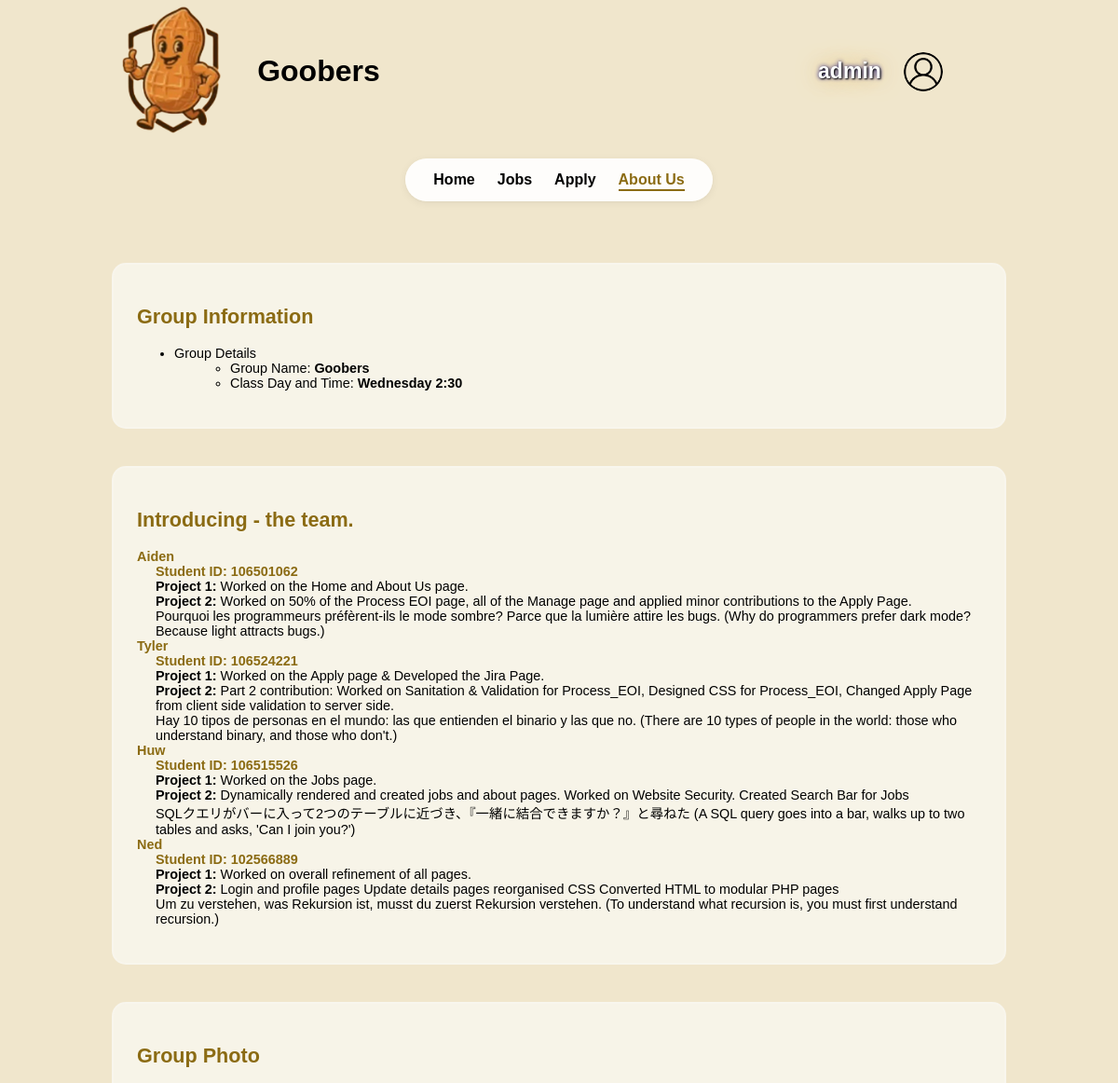
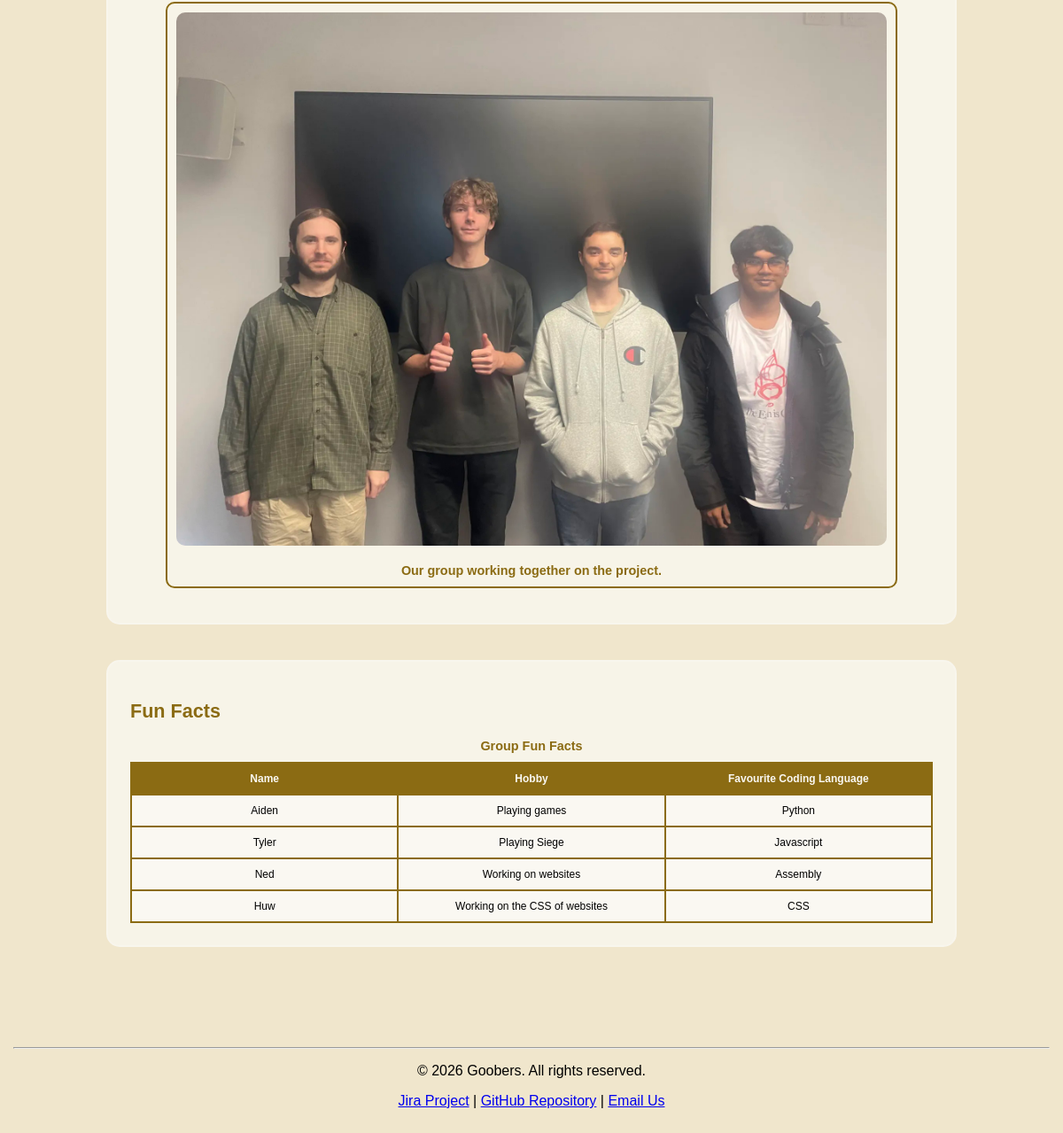
The app's page /about_us.php (signed in) with its own data (2 pictures, top to bottom).
### tables this page shows
CREATE TABLE `about` (
  `id` int(11) NOT NULL,
  `name` varchar(50) NOT NULL,
  `student_id` varchar(20) NOT NULL,
  `quote` text NOT NULL,
  `part1_contribution` text NOT NULL,
  `part2_contribution` text NOT NULL
);

### about_us.php (the view, shortened to what this page needs)
<?php
require_once("settings.php");
?>
<?php include "header.inc" ?>
    <main>
        <section id="groupInfo" class="contentBox" aria-label="Group Information">
            <h2>Group Information</h2>
            <ul>
                <li>
                    Group Details
                    <ul>
                        <li>Group Name: <strong>Goobers</strong></li>
                        <li>Class Day and Time: <strong>Wednesday 2:30</strong></li>
                    </ul>
                </li>
            </ul>
        </section>
        <section id="contributions" class="contentBox" aria-label="Team Contributions">
            <h2>Introducing - the team.</h2>
            <?php
            $conn = mysqli_connect($host, $dbuser, $dbpass, $dbname);
            if (!$conn) {
                echo "<p>Unable to load team contributions at this time.</p>";
            } else {
                $result = mysqli_query($conn, "SELECT * FROM about ORDER BY id ASC");
                if (!$result || mysqli_num_rows($result) === 0) {
                    echo "<p>No member information available.</p>";
                } else {
                    echo "<dl>";
                    while ($member = mysqli_fetch_assoc($result)) {
                        $name  = htmlspecialchars($member['name']);
                        $sid   = htmlspecialchars($member['student_id']);
                        $quote = htmlspecialchars($member['quote']);
                        $part1 = htmlspecialchars($member['part1_contribution']);
                        $part2 = htmlspecialchars($member['part2_contribution']);
                        ?>
                        <dt><?php echo $name; ?></dt>
                        <dd class="student-id">Student ID: <?php echo $sid; ?></dd>
                        <dd><strong>Project 1:</strong> <?php echo $part1; ?></dd>
                        <dd><strong>Project 2:</strong> <?php echo $part2; ?></dd>
                        <dd><?php echo $quote; ?></dd>
                        <?php
                    }
                    echo "</dl>";
                }
            }
            ?>
        </section>
        <section id="groupPhoto" class="contentBox" aria-label="Group Photo">
            <h2>Group Photo</h2>
            <figure>
                <img src="images/group_photo.png" alt="Group photo of the Goobers team">
                <figcaption>
                    <strong>Our group working together on the project.</strong>
                </figcaption>
            </figure>
        </section>
        <section id="funFacts" class="contentBox" aria-label="Fun Facts">
            <h2>Fun Facts</h2>
            <table>
                <caption>Group Fun Facts</caption>
                <tr>
                    <th>Name</th>
                    <th>Hobby</th>
                    <th>Favourite Coding Language</th>
                </tr>
                <tr>
                    <td>Aiden</td>
                    <td>Playing games</td>
                    <td>Python</td>
                </tr>
                <tr>
                    <td>Tyler</td>
                    <td>Playing Siege</td>
                    <td>Javascript</td>
                </tr>
                <tr>
                    <td>Ned</td>
                    <td>Working on websites</td>
                    <td>Assembly</td>
                </tr>
                <tr>
                    <td>Huw</td>
                    <td>Working on the CSS of websites</td>
                    <td>CSS</td>
                </tr>
            </table>
        </section>
    </main>
<?php include "footer.inc" ?>

### styles/styles.css (style rules this page uses)
:root { --main-bg: #dab262; --custom-white: #faf8f2; --custom-cream: #f0e6cc; --custom-peanut:#8b6b13; --custom-peanut2:#ab8b33; --custom-peanut3:#cbab53; --custom-peanut4: #a87f14; --custom-title:#6b4b03; --custom-goober: #f0e6cc; --custom-gooberwhite: #faf8f2; --custom-goobergray: #ebeced; --custom-login: #bab262; --glass-white: rgba(250, 248, 242, 0.75); --glass-white-hover: rgba(250, 248, 242, 0.9); --border-white-soft: rgba(250, 248, 242, 0.4); --shadow-peanut-soft: rgba(139, 107, 19, 0.15); --border-peanut-soft: rgba(201, 168, 76, 0.5); --main-font: Verdana, Geneva, sans-serif; }
body { width: 100%; height: 100%; margin: 0; padding: 0; font-family: var(--main-font); font-size: 16px; background: var(--custom-cream); }
main { width: 80%; min-height: 800px; margin: 30px auto; padding: 20px; background: transparent; }
img { max-width: 100%; height: auto; }
.contentBox { margin-bottom: 40px; font-size: 0.9em; padding: 25px; border-radius: 15px; background-color: var(--glass-white); border: 2px solid var(--border-white-soft); transition: 0.4s ease; }
.contentBox h2 { color: var(--custom-peanut); }
.contentBox ul ul { list-style-type: circle; margin-left: 20px; }
.contentBox dt { font-weight: bold; color: var(--custom-peanut); }
.contentBox dd { margin-left: 20px; }
.student-id { font-weight: bold; color: var(--custom-peanut); }
.contentBox figure { text-align: center; border: 2px solid var(--custom-peanut); padding: 10px; border-radius: 10px; }
.contentBox figure img { max-width: 100%; height: auto; }
.contentBox figcaption { color: var(--custom-peanut); }
.contentBox table { width: 100%; border-collapse: collapse; background-color: var(--custom-white); table-layout: fixed; word-wrap: break-word; }
.contentBox th, .contentBox td { padding: 10px; border: 2px solid var(--custom-peanut); text-align: center; font-size: 0.75rem; word-break: keep-all; }
.contentBox th { background-color: var(--custom-peanut); color: var(--custom-white); }
.contentBox caption { font-weight: bold; margin-bottom: 10px; color: var(--custom-peanut); }
.contentBox img { max-width: 80%; height: auto; border-radius: 10px; display: block; margin: 0 auto 20px auto; }

### records on screen
about: name "Aiden", student "106501062", part1_contribution "Worked on the Home and About Us page.", part2_contribution "Worked on 50% of the Process EOI page, all of the Manage page and applied minor contributions to the Apply Page.", quote "Pourquoi les programmeurs préfèrent-ils le mode sombre? Parce que la lumière attire les bugs. (Why do programmers prefer dark mode? Because light attracts bugs.)"
about: name "Tyler", student "106524221", part1_contribution "Worked on the Apply page & Developed the Jira Page.", part2_contribution "Part 2 contribution: Worked on Sanitation & Validation for Process_EOI, Designed CSS for Process_EOI, Changed Apply Page from client side validation to server side.", quote "Hay 10 tipos de personas en el mundo: las que entienden el binario y las que no. (There are 10 types of people in the world: those who understand binary, and those who don't.)"
about: name "Huw", student "106515526", part1_contribution "Worked on the Jobs page.", part2_contribution "Dynamically rendered and created jobs and about pages. Worked on Website Security. Created Search Bar for Jobs", quote "SQLクエリがバーに入って2つのテーブルに近づき、『一緒に結合できますか？』と尋ねた (A SQL query goes into a bar, walks up to two tables and asks, 'Can I join you?')"
about: name "Ned", student "102566889", part1_contribution "Worked on overall refinement of all pages.", part2_contribution "Login and profile pages Update details pages reorganised CSS Converted HTML to modular PHP pages", quote "Um zu verstehen, was Rekursion ist, musst du zuerst Rekursion verstehen. (To understand what recursion is, you must first understand recursion.)"

### other values on screen
$_SESSION['username'] "admin"
